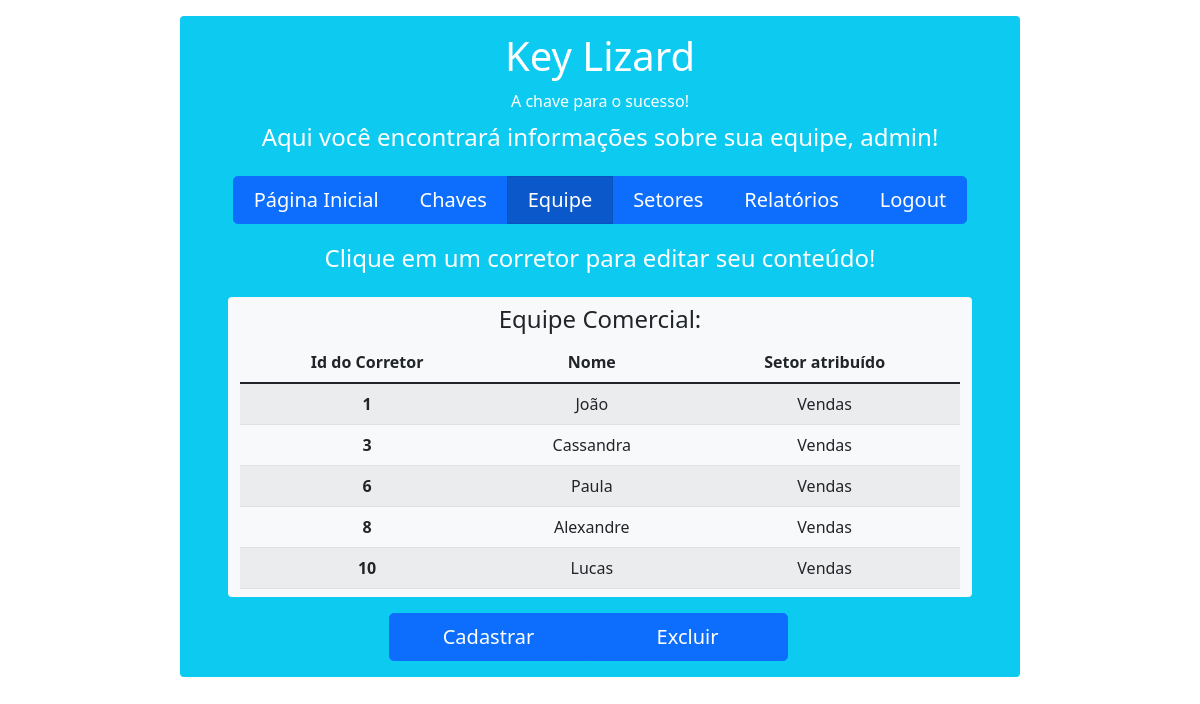
Page /corretores/ (signed in) on the earlier database version.
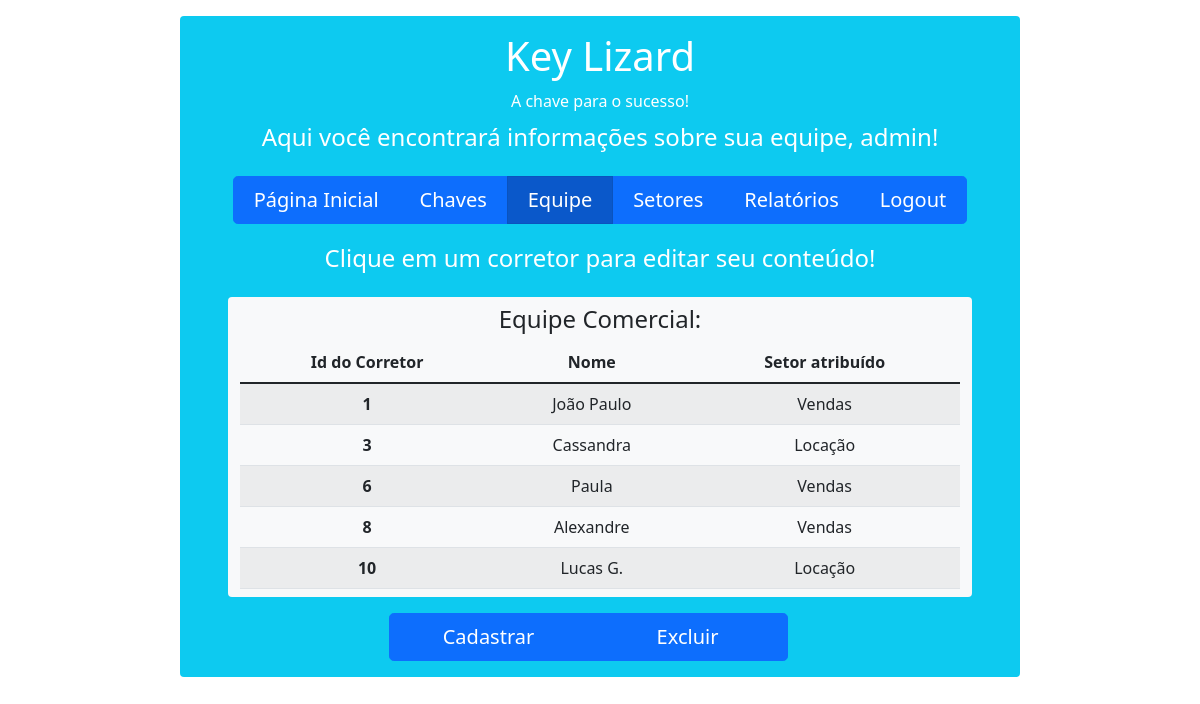
Same page on the later database version.
### corretores/models.py (models this page shows, shortened)
class Corretor(models.Model):
    usuario = models.ForeignKey(User, on_delete=models.CASCADE)
    setor = models.ForeignKey(Setor, on_delete=models.CASCADE)
    nome = models.CharField(max_length=30, default='Imobiliária')
    class Meta:
        db_table = 'tb_corretores'

### setores/models.py (models this page shows)
class Setor(models.Model):
    usuario = models.ForeignKey(User, on_delete=models.CASCADE)
    nome_setor = models.CharField(max_length=30, default='Administrativo')
    def __str__(self):
        return self.nome_setor
    class Meta:
        db_table = 'tb_setores'

### corretores/views.py (the view)
# urls.py: path('', views.index_corretores, name='index_corretores'),
def index_corretores(request):
    if request.user.is_authenticated:
        corretores_listar = request.user.corretor_set.all()
        context = {
            'corretores_listar': corretores_listar
        }
        return render(request, 'inicio_corretores/index_corretores.html', context=context)
    else:
        return render(request, 'inicio_corretores/index_corretores.html')

### corretores/templates/inicio_corretores/index_corretores.html (shortened to what the changed rows need)
{% extends 'base.html' %}
{% block content %}
    <div class="container rounded bg-info text-white mt-3 mb-3" style="max-width: 70%">
        <div class="row mt-3">
            <div class="col align-self-center text-center mt-3">
                <h1>Key Lizard</h1>
            </div>
        </div>
        {% if not user.is_authenticated %}
            <div class="row mt-3">
                <div class="col align-self-center text-center">
                    <strong>ATENÇÃO:</strong> Você não está logado!
                </div>
            </div>
            <div class="row mt-3">
                <div class="col align-self-center text-center">
                    <p>Para realizar o login: <a href="{% url 'login' %}" style="text-decoration: none">Clique aqui!</a> </p>
                </div>
            </div>
        {% else %}
            <div class="row">
                <div class="col overflow-scroll rounded align-self-center text-center bg-light mx-5 mb-3"
                     style="max-height: 300px"
                >
                    <table class="table table-striped table-hover">
                        <thead>
                            <tr>
                                <th scope="col">Id do Corretor</th>
                                <th scope="col">Nome</th>
                                <th scope="col">Setor atribuído</th>
                            </tr>
                        </thead>
                        <tbody>
                        {% for corretor in corretores_listar %}
                            <tr onclick="window.location='{% url 'corretores:editar_corretores' corretor.pk %}';">
                                <th scope="row">{{ corretor.id }}</th>
                                <td>{{ corretor.nome }}</td>
                                <td>{{ corretor.setor }}</td>
                            </tr>
                        {% endfor %}
                        </tbody>
                    </table>
                </div>
            </div>
        {% endif %}
    </div>
{% endblock %}

Differences in the rows shown:
changed Corretor id 1: nome "João" → "João Paulo"
changed Corretor "Cassandra": setor "Vendas" → "Locação"
changed Corretor id 10: nome "Lucas" → "Lucas G."; setor "Vendas" → "Locação"
